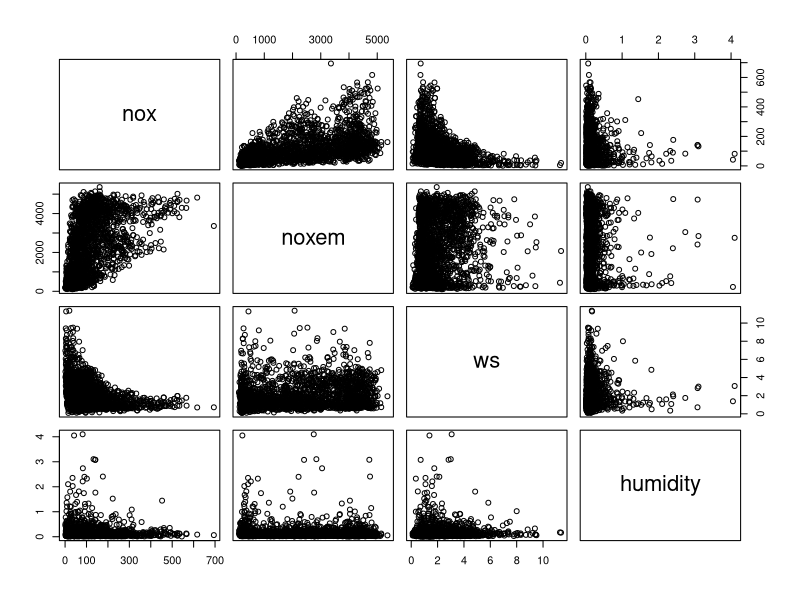
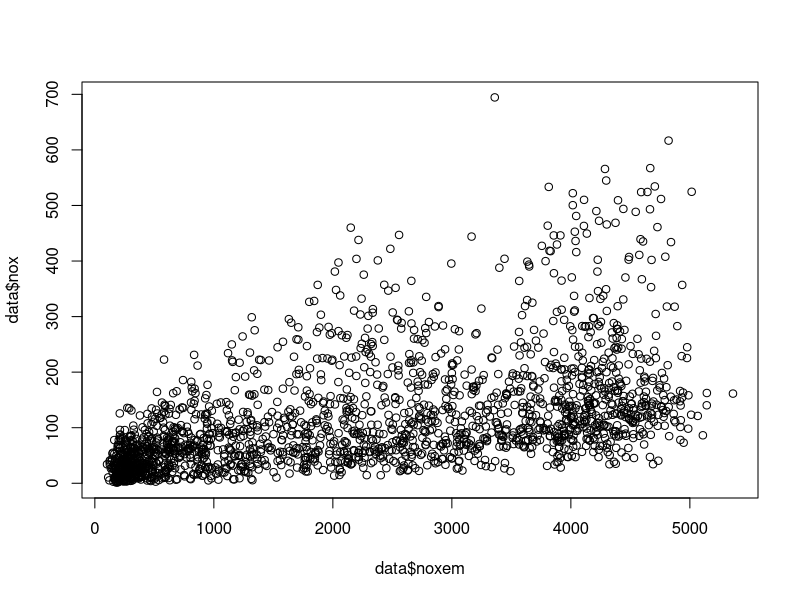
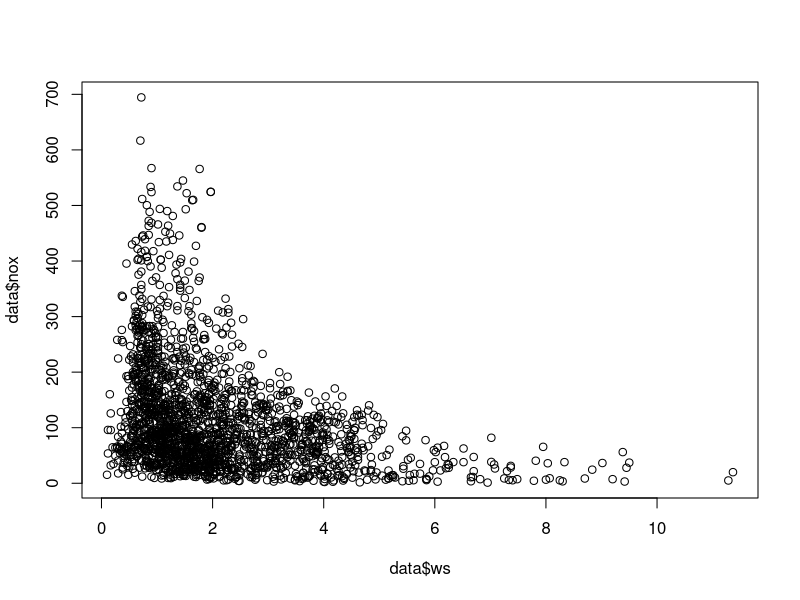
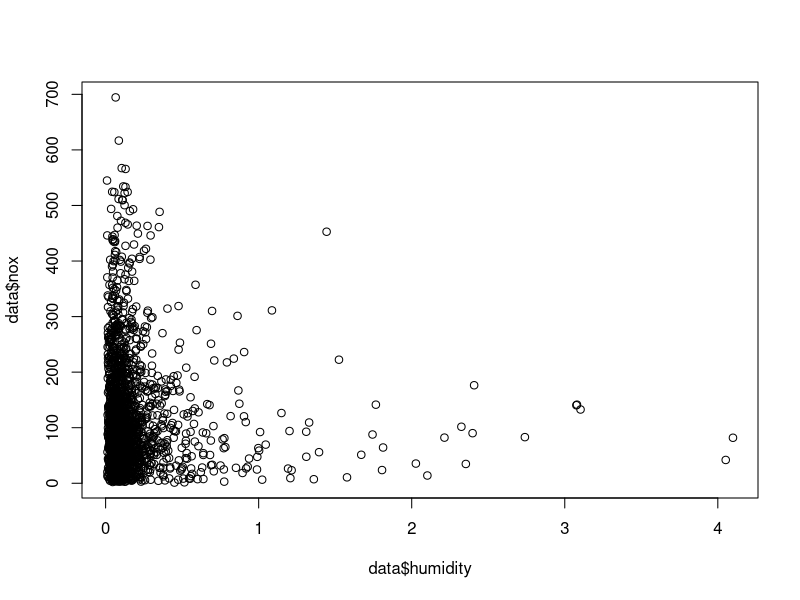
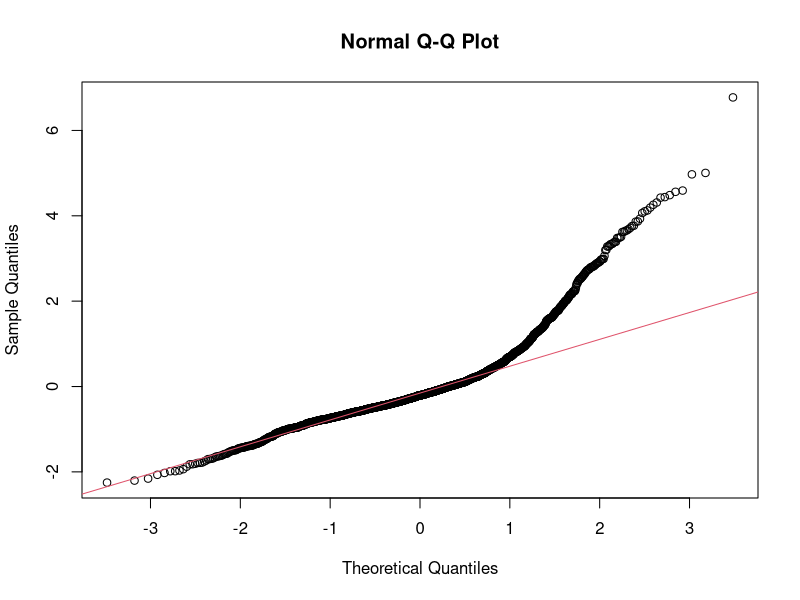
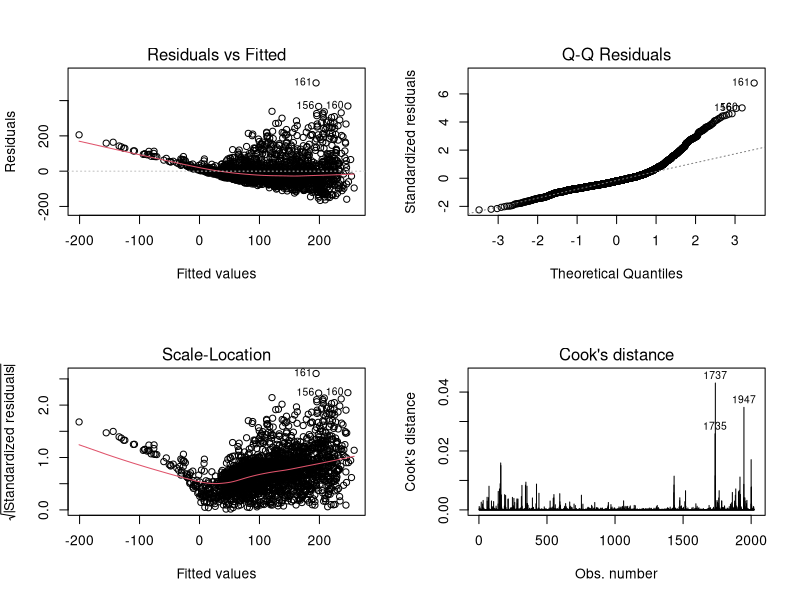
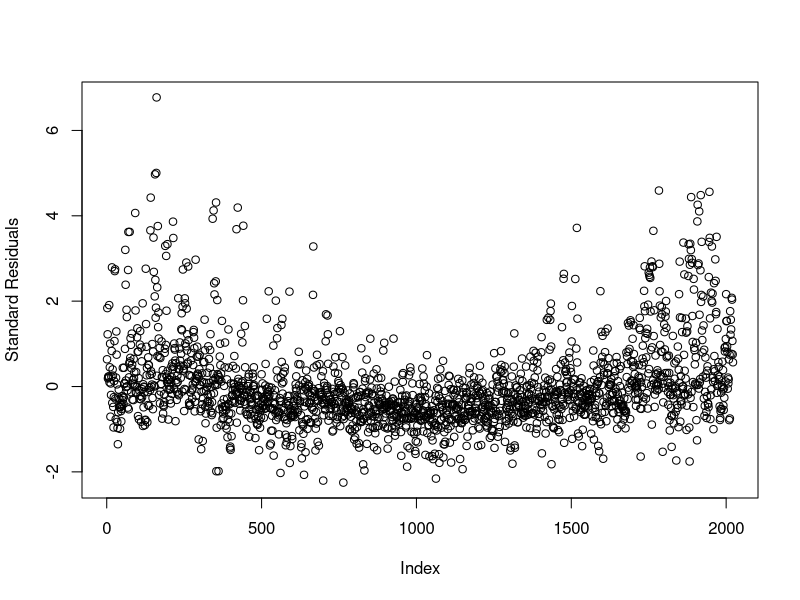
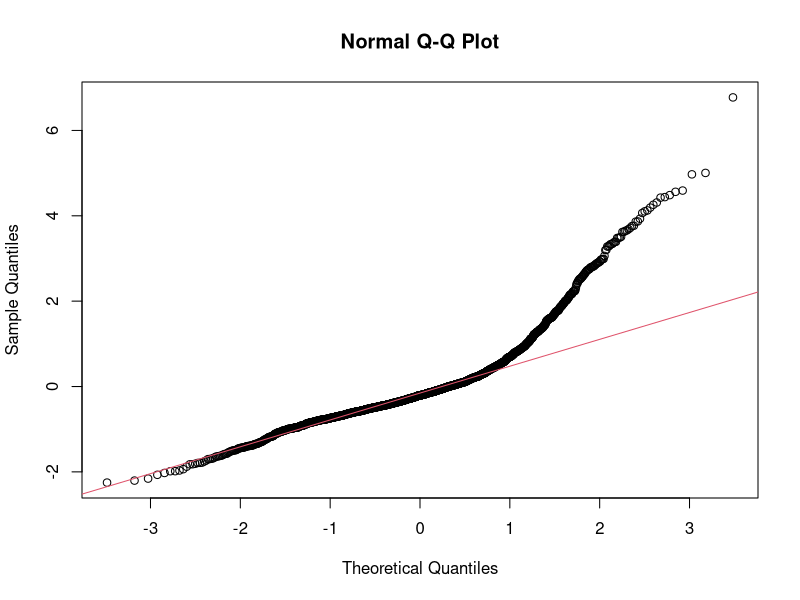

Reproduce these figures in R, in order. (Note: this script raises an error after producing the figures.)
# Statistical Data and Analysis - ICA.
#install.packages("robustbase")
library(robustbase)
# Plot the standard lin model plots
lmsum <- function(lm) {
  # Some analytics plots
  par(mfrow=c(2,2))
  plot(lm, which=c(1,2,3,4), ask=FALSE)
  par(mfrow=c(1,1))
}

# Plots important of Pairs of variables
summaryplots <- function(data) {
  # Initial Matrix plot of all variables.
  pairs(data)
  
  plot(data$noxem,data$nox)
  plot(data$ws,data$nox)
  plot(data$humidity,data$nox)
} 

summarisemodel <- function(lm) {
  # Get the residuals from the data
  summary(lm)
  
  nox.res <-residuals(nox.fit);
  nox.stdres <- rstandard(nox.fit);
  
  # Plotting QQ plot of standardised Residuals
  qqnorm(nox.stdres);
  qqline(nox.stdres, col = 2);
  
  lmsum(lm)
}

# Import the data:
data <- read.table('emissionssw.dat', header = T)
summaryplots(data)

### Multivariate Linear Regression ### 
X = as.matrix(data[,c('noxem','ws','humidity')]);
Y = as.matrix(data[,'nox']);

# Simple linear case
nox.fit <- lm(nox ~ noxem + ws + humidity, data=data);
summarisemodel(nox.fit)
summary(nox.fit)
plot(rstandard(nox.fit), xlab = "Index", ylab = "Standard Residuals")

# Try some log models
logdata = log(data)

# Simple log
log.fit <- lm(nox ~ noxem + ws + humidity, data=logdata);
summarisemodel(log.fit)
summary(log.fit) 
anova(lm(nox ~ noxem + ws -1, data=logdata), log.fit)
log.fit_2 <-lm(nox ~ noxem + ws -1, data=logdata);
summarisemodel(log.fit_2)
summary(log.fit_2)
log.fit_2_rob <- lmrob (nox ~ noxem + ws -1, data=logdata)
summarisemodel(log.fit_2_rob)
summary(log.fit_2_rob)

#Model 5
data_5 <- data.frame (data^(0.2))
data_5_fit <- lm(nox ~ noxem + ws + humidity, data=data_5);
summarisemodel(data_5_fit)
summary(data_5_fit)
data_5_fit_2 <- lm(nox ~ noxem + ws, data=data_5);
summarisemodel(data_5_fit_2)
summary(data_5_fit_2)

# Better but OTT
loginteractions.fit <- lm(nox ~ noxem * ws * humidity, data=logdata);
summarisemodel(loginteractions.fit)

# Plotting Residuals with respect to Predictors:
par( oma=c(1,1,3,1) );
par( mfrow=c(1,3) );
plot( nox.stdres, X[,1], ylab="Noxem predictors", xlab="Standardised residuals" )
plot( nox.stdres, X[,2], ylab="Wind Speed predictors", xlab = "Standardised residuals")
plot( nox.stdres, X[,3], ylab="Humidity predictors", xlab = "Standardised residuals")
par(mfrow=c(1,1))

# Auto-correlation ! 
acf(data$nox)
